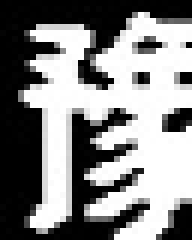
#> input picture Python_tensorflow_LicensePlate/resources/images/splitplateimages/1.jpg, 32 x 40 px, found by its file name (shown 6 times larger)
$ python getplatenumber.py   (older library calls are emulated)
#> lines starting #> are read from the running program, lines starting #| are printed output that depends on the picture; after the words box and inside, x2 and y2 are one past the last pixel; in counts of white or black regions, pixels touching at a corner belong together
#> in get_plateNum, img is the input picture: shape (40, 32, 3); min 0, max 255, mean 132.7
import sys
import cv2
import numpy as np


class getplate:
    def __init__(self):
        self.DIR_RECEIVED_IMAGES = "../resources/images/receivedplateimages"
        self.DIR_MIDEL_IMAGES = "../resources/images/midledimages"
        self.DIR_SPLIT_IMAGES = "../resources/images/splitplateimages"

    # 车牌预处理
    def preprocess(self, gray):
        # 高斯平滑
        gaussian = cv2.GaussianBlur(gray, (3, 3), 0, 0, cv2.BORDER_DEFAULT)
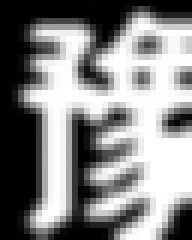
#> gaussian: shape (40, 32) (shown 6 times larger); min 0, max 255, mean 132.9
        #cv2.imshow('gaussian', gaussian)
        cv2.waitKey(0)
        # 中值滤波
        median = cv2.medianBlur(gaussian, 5)
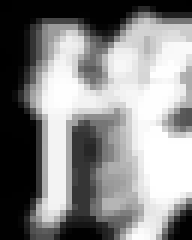
#> median: shape (40, 32) (shown 6 times larger); min 0, max 255, mean 135.6

        #cv2.imshow('median', median)
        cv2.waitKey(0)

        # Sobel算子，X方向求梯度
        sobel = cv2.Sobel(median, cv2.CV_8U, 1, 0, ksize=3)
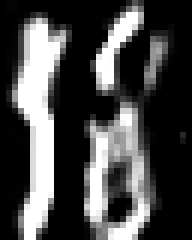
#> sobel: shape (40, 32) (shown 6 times larger); min 0, max 255, mean 72.1

        #cv2.imshow('sobel', sobel)
        cv2.waitKey(0)
        # 二值化
        ret, binary = cv2.threshold(sobel, 170, 255, cv2.THRESH_BINARY)
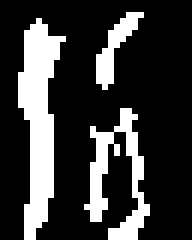
#> binary: shape (40, 32) (shown 6 times larger); 22.5% white; 3 white regions, box (x1, y1, x2, y2) and area: (3, 3, 11, 40) 157, (14, 18, 25, 40) 94, (16, 2, 24, 15) 37
        # 膨胀和腐蚀操作的核函数
        element1 = cv2.getStructuringElement(cv2.MORPH_RECT, (9, 1))
        element2 = cv2.getStructuringElement(cv2.MORPH_RECT, (9, 7))
        # 膨胀一次，让轮廓突出
        dilation = cv2.dilate(binary, element2, iterations=1)
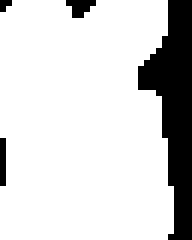
#> dilation: shape (40, 32) (shown 6 times larger); 83.4% white; 4 black regions (3 under 20 px), largest, box (x1, y1, x2, y2) and area: (23, 0, 32, 40) 192
        # 腐蚀一次，去掉细节
        erosion = cv2.erode(dilation, element1, iterations=1)
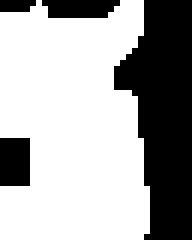
#> erosion: shape (40, 32) (shown 6 times larger); 65.9% white; 4 black regions (1 under 20 px), largest, box (x1, y1, x2, y2) and area: (19, 0, 32, 40) 352, (0, 23, 5, 31) 40, (7, 0, 20, 3) 34
        # 再次膨胀，让轮廓明显一些
        dilation2 = cv2.dilate(erosion, element2, iterations=3)
#> dilation2: shape (40, 32); every value is 255
        #cv2.imshow('dilation2', dilation2)
        cv2.waitKey(0)
        return dilation2


    def findPlateNumberRegion(self, img):
        region = []
        # 查找轮廓 注意这个函数在opencv2里面放回两个参数就可以了，在opencv3里面必须返回3个参数
        img, contours, hierarchy = cv2.findContours(img, cv2.RETR_TREE, cv2.CHAIN_APPROX_SIMPLE)
#> contours = [[[0, 0], [0, 39], [31, 39], [31, 0]]]
        # 筛选面积小的
        for i in range(len(contours)):
            cnt = contours[i]
            # 计算该轮廓的面积
            area = cv2.contourArea(cnt)

            # 面积小的都筛选掉
            if (area < 2700):
                continue

            # 轮廓近似，作用很小
            epsilon = 0.0001 * cv2.arcLength(cnt, True)
            approx = cv2.approxPolyDP(cnt, epsilon, True)

            # 找到最小的矩形，该矩形可能有方向
            rect = cv2.minAreaRect(cnt)
            #print("rect is: ")
            #print(rect)

            # box是四个点的坐标 这个函数在opencv2里面需要cv2.cv.BoxPoints(rect)
            box = cv2.boxPoints(rect)
            box = np.int0(box)

            # 计算高和宽
            height = abs(box[0][1] - box[2][1])
            width = abs(box[0][0] - box[2][0])
            #print(height, width)
            # 车牌正常情况下长高比在2.7-5之间
            ratio = float(width) / float(height)
            #print(ratio)
            if (ratio > 4.8 or ratio < 2):
                continue
            region.append(box)
#> this loop made 1 pass
#> (cnt, area) on pass 1: ([[0, 0], [0, 39], [31, 39], [31, 0]], 1209)
#> after the loop, region = []

        return region


    def detect(self, img):
        # 转化成灰度图
        gray = cv2.cvtColor(img, cv2.COLOR_BGR2GRAY)

        # 形态学变换的预处理
        dilation = self.preprocess(gray)

        # 查找车牌区域
        region = self.findPlateNumberRegion(dilation)
#> region = []

        # 用绿线画出这些找到的轮廓
        for box in region:
            cv2.drawContours(img, [box], 0, (0, 255, 0), 2)
#> this loop made 0 passes
#> (the run stopped early here; a loop or call above may not have finished)
